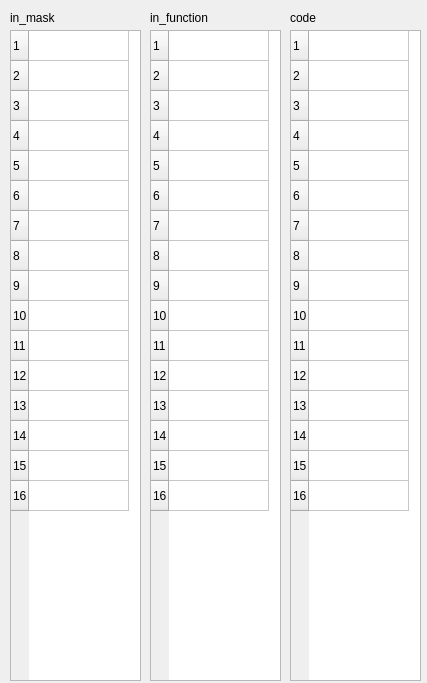
<?xml version="1.0" encoding="UTF-8"?>
<ui version="4.0">
 <class>MainWindow</class>
 <widget class="QMainWindow" name="MainWindow">
  <property name="geometry">
   <rect>
    <x>0</x>
    <y>0</y>
    <width>427</width>
    <height>683</height>
   </rect>
  </property>
  <property name="windowTitle">
   <string/>
  </property>
  <widget class="QWidget" name="centralwidget">
   <widget class="caWaveTable" name="cawavetable">
    <property name="geometry">
     <rect>
      <x>10</x>
      <y>30</y>
      <width>131</width>
      <height>651</height>
     </rect>
    </property>
    <property name="rowCount">
     <number>16</number>
    </property>
    <property name="channel" stdset="0">
     <string notr="true">$(DEVICE):in_mask</string>
    </property>
    <property name="columnSize">
     <number>100</number>
    </property>
    <attribute name="horizontalHeaderVisible">
     <bool>false</bool>
    </attribute>
    <attribute name="horizontalHeaderVisible">
     <bool>false</bool>
    </attribute>
    <row/>
    <row/>
    <row/>
    <row/>
    <row/>
    <row/>
    <row/>
    <row/>
    <row/>
    <row/>
    <row/>
    <row/>
    <row/>
    <row/>
    <row/>
    <row/>
    <column/>
    <item row="0" column="0">
     <property name="font">
      <font/>
     </property>
    </item>
   </widget>
   <widget class="QLabel" name="label">
    <property name="geometry">
     <rect>
      <x>10</x>
      <y>10</y>
      <width>131</width>
      <height>16</height>
     </rect>
    </property>
    <property name="text">
     <string>in_mask</string>
    </property>
   </widget>
   <widget class="QLabel" name="label_2">
    <property name="geometry">
     <rect>
      <x>150</x>
      <y>10</y>
      <width>131</width>
      <height>16</height>
     </rect>
    </property>
    <property name="text">
     <string>in_function</string>
    </property>
   </widget>
   <widget class="caWaveTable" name="cawavetable_2">
    <property name="geometry">
     <rect>
      <x>150</x>
      <y>30</y>
      <width>131</width>
      <height>651</height>
     </rect>
    </property>
    <property name="rowCount">
     <number>16</number>
    </property>
    <property name="channel" stdset="0">
     <string notr="true">$(DEVICE):in_function</string>
    </property>
    <property name="columnSize">
     <number>100</number>
    </property>
    <attribute name="horizontalHeaderVisible">
     <bool>false</bool>
    </attribute>
    <attribute name="horizontalHeaderVisible">
     <bool>false</bool>
    </attribute>
    <row/>
    <row/>
    <row/>
    <row/>
    <row/>
    <row/>
    <row/>
    <row/>
    <row/>
    <row/>
    <row/>
    <row/>
    <row/>
    <row/>
    <row/>
    <row/>
    <column/>
    <item row="0" column="0">
     <property name="font">
      <font/>
     </property>
    </item>
   </widget>
   <widget class="caWaveTable" name="cawavetable_3">
    <property name="geometry">
     <rect>
      <x>290</x>
      <y>30</y>
      <width>131</width>
      <height>651</height>
     </rect>
    </property>
    <property name="rowCount">
     <number>16</number>
    </property>
    <property name="channel" stdset="0">
     <string notr="true">$(DEVICE):code</string>
    </property>
    <property name="columnSize">
     <number>100</number>
    </property>
    <attribute name="horizontalHeaderVisible">
     <bool>false</bool>
    </attribute>
    <attribute name="horizontalHeaderVisible">
     <bool>false</bool>
    </attribute>
    <row/>
    <row/>
    <row/>
    <row/>
    <row/>
    <row/>
    <row/>
    <row/>
    <row/>
    <row/>
    <row/>
    <row/>
    <row/>
    <row/>
    <row/>
    <row/>
    <column/>
    <item row="0" column="0">
     <property name="font">
      <font/>
     </property>
    </item>
   </widget>
   <widget class="QLabel" name="label_3">
    <property name="geometry">
     <rect>
      <x>290</x>
      <y>10</y>
      <width>131</width>
      <height>16</height>
     </rect>
    </property>
    <property name="text">
     <string>code</string>
    </property>
   </widget>
  </widget>
 </widget>
 <customwidgets>
  <customwidget>
   <class>caWaveTable</class>
   <extends>QTableWidget</extends>
   <header>caWaveTable</header>
  </customwidget>
 </customwidgets>
 <resources/>
 <connections/>
</ui>
